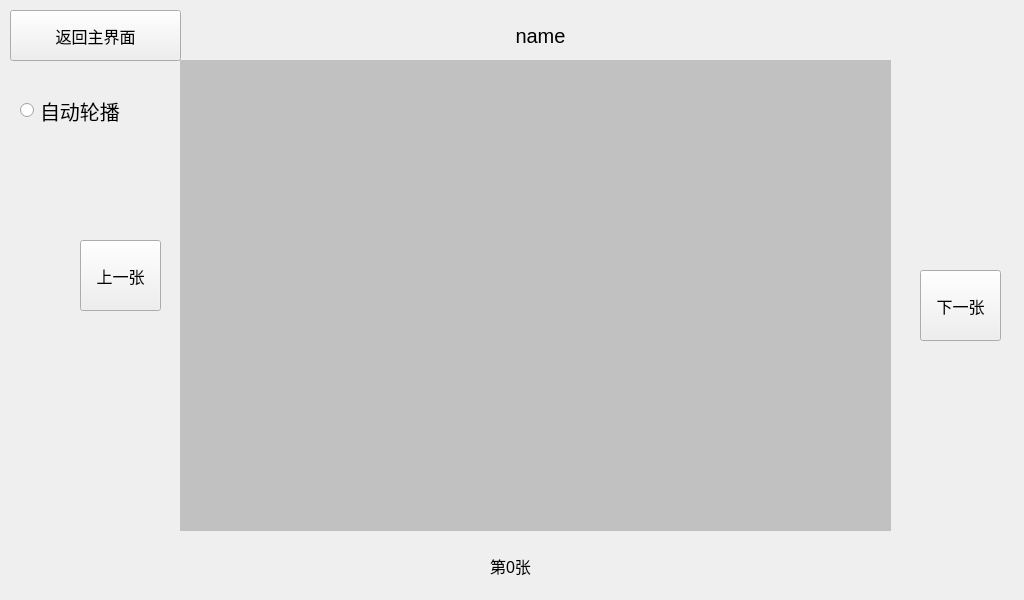
<?xml version="1.0" encoding="UTF-8"?>
<ui version="4.0">
 <class>Page_Album</class>
 <widget class="QWidget" name="Page_Album">
  <property name="geometry">
   <rect>
    <x>0</x>
    <y>0</y>
    <width>1024</width>
    <height>600</height>
   </rect>
  </property>
  <property name="windowTitle">
   <string>Form</string>
  </property>
  <widget class="QPushButton" name="Album_Btn_return">
   <property name="geometry">
    <rect>
     <x>10</x>
     <y>10</y>
     <width>171</width>
     <height>51</height>
    </rect>
   </property>
   <property name="font">
    <font>
     <pointsize>12</pointsize>
    </font>
   </property>
   <property name="text">
    <string>返回主界面</string>
   </property>
   <property name="icon">
    <iconset resource="../Btn_Icon.qrc">
     <normaloff>:/Btn_Icon/Icon/return.png</normaloff>:/Btn_Icon/Icon/return.png</iconset>
   </property>
   <property name="iconSize">
    <size>
     <width>40</width>
     <height>40</height>
    </size>
   </property>
  </widget>
  <widget class="QLabel" name="imageLabel">
   <property name="geometry">
    <rect>
     <x>180</x>
     <y>60</y>
     <width>711</width>
     <height>471</height>
    </rect>
   </property>
   <property name="styleSheet">
    <string notr="true">background-color: rgb(193, 193, 193);</string>
   </property>
   <property name="text">
    <string/>
   </property>
   <property name="scaledContents">
    <bool>true</bool>
   </property>
   <property name="alignment">
    <set>Qt::AlignCenter</set>
   </property>
  </widget>
  <widget class="QPushButton" name="btn_prev">
   <property name="geometry">
    <rect>
     <x>80</x>
     <y>240</y>
     <width>81</width>
     <height>71</height>
    </rect>
   </property>
   <property name="font">
    <font>
     <pointsize>12</pointsize>
    </font>
   </property>
   <property name="text">
    <string>上一张</string>
   </property>
  </widget>
  <widget class="QPushButton" name="btn_next">
   <property name="geometry">
    <rect>
     <x>920</x>
     <y>270</y>
     <width>81</width>
     <height>71</height>
    </rect>
   </property>
   <property name="font">
    <font>
     <pointsize>12</pointsize>
    </font>
   </property>
   <property name="text">
    <string>下一张</string>
   </property>
  </widget>
  <widget class="QLabel" name="label_img_Num">
   <property name="geometry">
    <rect>
     <x>450</x>
     <y>550</y>
     <width>121</width>
     <height>31</height>
    </rect>
   </property>
   <property name="font">
    <font>
     <pointsize>12</pointsize>
    </font>
   </property>
   <property name="text">
    <string>第0张</string>
   </property>
   <property name="alignment">
    <set>Qt::AlignCenter</set>
   </property>
  </widget>
  <widget class="QLabel" name="label_img_Name">
   <property name="geometry">
    <rect>
     <x>470</x>
     <y>20</y>
     <width>141</width>
     <height>31</height>
    </rect>
   </property>
   <property name="font">
    <font>
     <pointsize>15</pointsize>
    </font>
   </property>
   <property name="text">
    <string>name</string>
   </property>
   <property name="alignment">
    <set>Qt::AlignCenter</set>
   </property>
  </widget>
  <widget class="QRadioButton" name="auto_play">
   <property name="geometry">
    <rect>
     <x>20</x>
     <y>90</y>
     <width>131</width>
     <height>41</height>
    </rect>
   </property>
   <property name="font">
    <font>
     <pointsize>15</pointsize>
    </font>
   </property>
   <property name="text">
    <string>自动轮播</string>
   </property>
  </widget>
 </widget>
 <resources>
  <include location="../Btn_Icon.qrc"/>
 </resources>
 <connections/>
</ui>
